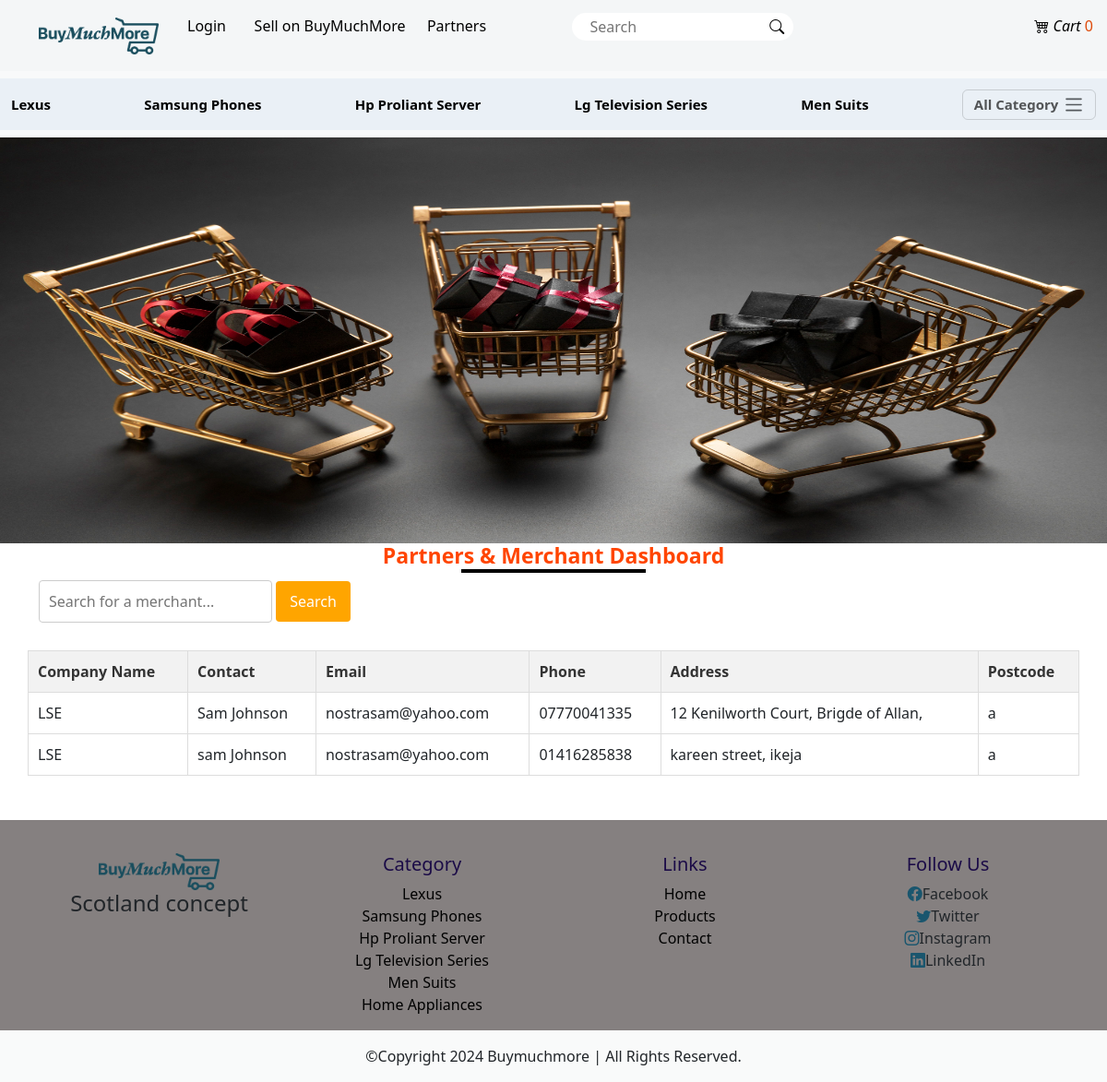
The app's page /merchant/dashboard/, older data.
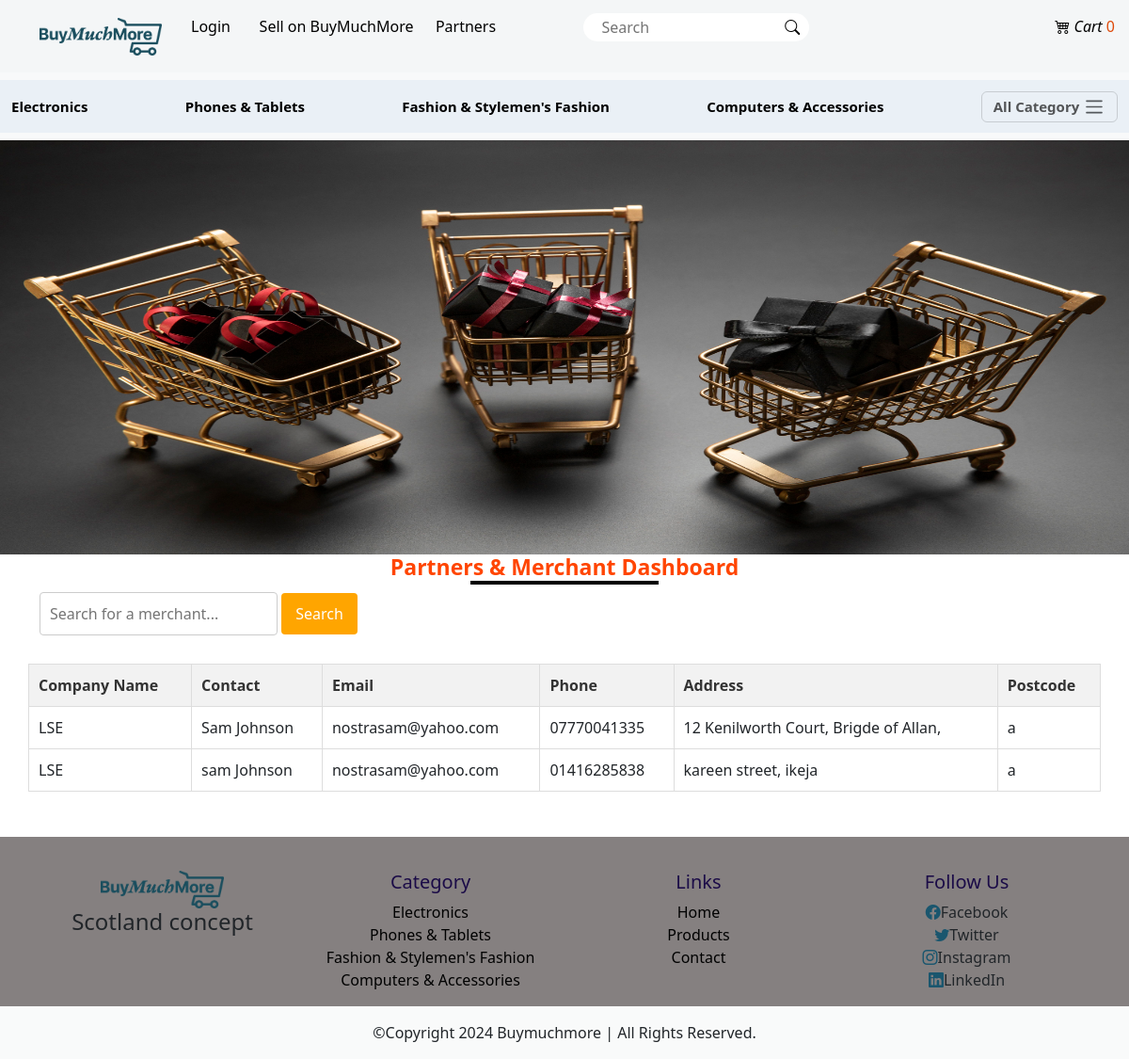
The same page, newer data.
### main/models.py (models this page shows, shortened)
class Category(models.Model):
    brand = models.CharField(max_length=50)
    slug = models.SlugField(unique=True)
    description = models.TextField()
    pix = models.ImageField(upload_to='pix')

class Merchant(models.Model):
    SELLER_ADDRESS = 'seller'
    DELIVERY_SERVICE_ADDRESS = 'delivery'
    ADDRESS_CHOICES = [
        (SELLER_ADDRESS, 'Seller Address'),
        (DELIVERY_SERVICE_ADDRESS, 'Delivery Service Address'),
    ]
    user = models.OneToOneField(User, on_delete=models.CASCADE)
    first_name = models.CharField(max_length=50)
    last_name = models.CharField(max_length=50)
    company_name = models.CharField(max_length=50, blank=True, null=True)
    company_registration = models.CharField(max_length=50, blank=True, null=True)
    email = models.EmailField(max_length=254)
    address = models.CharField(max_length=150)
    address_type = models.CharField(
        max_length=8,
        choices=ADDRESS_CHOICES,
        default=SELLER_ADDRESS,
    )
    phone = models.CharField(max_length=50)
    postcode = models.CharField(max_length=100, blank=True, null=True)
    coverage_zones = models.CharField(max_length=50, blank=True, null=True)
    delivery_services = models.CharField(max_length=150, blank=True, null=True)
    operating_hours = models.IntegerField(blank=True, null=True)
    service_rates = models.IntegerField(blank=True, null=True)
    vehicle_types = models.CharField(max_length=100, blank=True, null=True)
    availability = models.CharField(max_length=50)
    business_sector = models.CharField(max_length=50, choices=[
        ('Logistics', 'Logistics'),
        ('Insurance', 'Insurance'),
        ('Agriculture', 'Agriculture'),
        ('Manufacturing', 'Manufacturing'),
        ('Trading', 'Trading')
    ])
    pix = models.ImageField(upload_to='merchant')
    latitude = models.FloatField(default=0.0)
    longitude = models.FloatField(default=0.0)

### main/views.py (the view)
# urls.py: path('merchant/dashboard/', views.merchant_dashboard, name='merchant_dashboard'),
def merchant_dashboard(request):
    search_query = request.GET.get('search', '')
    merchants = Merchant.objects.filter(company_name__icontains=search_query, email__icontains=search_query, address__icontains=search_query)  # Adjusted the filter field to company_name
    context = {
        'merchants': merchants,
        'search_query': search_query,
    }
    return render(request, 'merchant_dashboard.html', context)

### main/context_processor.py (called while the page is built)
def slick(request):
    info = AppInfo.objects.get(pk=1)
    categ = Category.objects.all()
    categs = FeatureItem.objects.all()
    context = {
        'info':info,
        'categ':categ,
        'categs':categs,
    }
    return context

### main/templates/merchant_dashboard.html
{% extends 'base.html' %}
{% block header %} {% include 'header.html' %} {% endblock header %}
{% block banner %} {% include 'banner.html' %} {% endblock banner %}
{% block content %}
    <div class="container mb4 home2">
        <h3 class="text-center title">Partners & Merchant Dashboard</h5>
        <div class="row">
<form method="GET" action="{% url 'merchant_dashboard' %}">
    <input type="text" name="search" value="{{ search_query }}" placeholder="Search for a merchant..." style="padding: 10px; margin-bottom: 10px; border: 1px solid #ccc; border-radius: 4px;">
    <button type="submit" style="padding: 10px 15px; border: none; background-color: #FFA500; color: white; border-radius: 4px; cursor: pointer;">Search</button>
</form>
<table style="width: 100%; border-collapse: collapse; margin-top: 20px;">
    <thead>
        <tr style="background-color: #f2f2f2; color: #333;">
            <th style="padding: 10px; border: 1px solid #ddd;">Company Name</th>
            <th style="padding: 10px; border: 1px solid #ddd;">Contact</th>
            <th style="padding: 10px; border: 1px solid #ddd;">Email</th>
            <th style="padding: 10px; border: 1px solid #ddd;">Phone</th>
            <th style="padding: 10px; border: 1px solid #ddd;">Address</th>
            <th style="padding: 10px; border: 1px solid #ddd;">Postcode</th>
        </tr>
    </thead>
    <tbody>
        {% for merchant in merchants %}
        <tr>
            <td style="padding: 10px; border: 1px solid #ddd;">{{ merchant.company_name }}</td>
            <td style="padding: 10px; border: 1px solid #ddd;">{{ merchant.first_name }} {{ merchant.last_name }}</td>
            <td style="padding: 10px; border: 1px solid #ddd;">{{ merchant.email }}</td>
            <td style="padding: 10px; border: 1px solid #ddd;">{{ merchant.phone }}</td>
            <td style="padding: 10px; border: 1px solid #ddd;">{{ merchant.address }}</td>
            <td style="padding: 10px; border: 1px solid #ddd;">{{ merchant.postcode }}</td>
        </tr>
        {% empty %}
        <tr>
            <td colspan="4" style="padding: 10px; border: 1px solid #ddd; text-align: center;">No merchants found.</td>
        </tr>
        {% endfor %}
    </tbody>
</table>
</div>
</div>
{% endblock content %}
{% block footer %} {% include 'footer.html' %} {% endblock footer %}

### main/templates/header.html (shortened to what this page needs)
{% load static %}
<nav class="navbar navbar-expand-lg">
    <div class="container">
      <a class="navbar-brand" href="{% url 'home' %}"><img src="{{info.logo.url}}" style="height: 40px;" ></a>
      <div class="collapse navbar-collapse" id="navbarSupportedContent">
        <ul class="navbar-nav me-auto mb-2 mb-lg-0">
          {% if user.is_authenticated %}
          {% if user.merchant %}
          <li class="nav-item">
            <a class="nav-link text-nowrap" href="{% url 'kyc_upload' %}">KYC Verify</a>
          </li>
          {% endif %}
          <li class="nav-item dropdown">
            <a class="nav-link dropdown-toggle" href="#" role="button" data-bs-toggle="dropdown" aria-expanded="false">
              {% if user.customer %}
              <img src="{{user.customer.pix.url}}" style="height: 25px;">
              {% endif %}
              {% if request.user %}
              <span>{{user.username}}!</span>
              {% endif %}
            </a>
            <ul class="dropdown-menu">
              <li><a class="dropdown-item" href="{% url 'profile' %}">Profile</a></li>
              <li><a class="dropdown-item" href="{% url 'signout' %}">Logout</a></li>
            </ul>
          </li>
          {% else %}
          <li class="nav-item">
            <a class="nav-link" href="{% url 'signin' %}"> Login</a>
          </li>
          <li class="nav-item">
            <a class="nav-link text-nowrap" href="{% url 'merchregistration' %}">Sell on BuyMuchMore</a>
          </li>
          <li class="nav-item partn">
            <a class="nav-link text-nowrap" href="{% url 'partnerregistration' %}">Partners</a>
          </li>
          {% endif %}
          <form action="{% url 'search' %}" method="POST">
            <div class="search-container" style="position: relative; width: 100%;">
                <input type="text" placeholder="Search" name="search" style="width: 100%; padding-right: 40px;">
                <button type="submit" class="bi bi-search" style="position: absolute; right: 0; top: 0; height: 100%; border: none; background: none; padding: 0 10px; cursor: pointer;">
                </button>
            </div>
        </form>
            <div>
            <li class="nav-item">
              <a class="nav-link text-nowrap carticon" href="{% url 'cart' %}">
                  <i class="bi bi-cart4 cartcount"> Cart</i>
                  <span class="cart-count">
                      {% if total_quantity %}
                          {{ total_quantity }}
                      {% else %}
                          0
                      {% endif %}
                  </span>
              </a>
            </div>
            </div>
          </div>
        </nav>
        <nav class="navbar bg-body-tertiary categonav">
          <div class="container-fluid bar">
            {% for item in categ|slice:":5" %}
            <a class="navbar-brand" href="{% url 'category' item.id item.slug %}">{{item.brand|title}}</a>
            {% endfor %}
            <button class="navbar-toggler" type="button" data-bs-toggle="offcanvas" data-bs-target="#offcanvasNavbar" aria-controls="offcanvasNavbar" aria-label="Toggle navigation">
              <span class="allcateg">All Category</span> <span class="navbar-toggler-icon actaeg"></span>
            </button>
        </nav>

### main/templates/footer.html (shortened to what this page needs)
<div class="footer mt-5">
    <div class="container">
      <div class="row">
        <div class="col-12 col-sm6 col-md-6 col-lg-3 text-center">
          <div>
            <img src="{{info.logo.url}}" alt="">
            <h4>Scotland concept</h4>
          </div>
        </div>
        <div class="col-12 col-sm-6 col-md-6 col-lg-3 text-center">
          <h2>Category</h2>
          <ul class="list-unstyled">
              {% for item in categ %}
              <li><a class="dropdown-item" href="{% url 'category' item.id item.slug %}">{{item.brand|title}}</a></li>
              {% endfor %}
            </ul>
        </div>
        <div class="col-12 col-sm-6 col-md-6 col-lg-3 text-center">
          <h2>Links</h2>
          <ul class="list-unstyled">
            <li><a href="{% url 'home' %}">Home</a></li>
            <li><a href="{% url 'products' %}">Products</a></li>
            <li><a href="{% url 'contact' %}">Contact</a></li>
          </ul>
        </div>
        <div class="col-12 col-sm-6 col-md-6 col-lg-3 text-center">
          <h2>Follow Us</h2>
          <ul class="list-unstyled">
            <li><i class="bi bi-facebook"></i>Facebook</li>
            <li><i class="bi bi-twitter"></i>Twitter</li>
            <li><i class="bi bi-instagram"></i>Instagram</li>
            <li><i class="bi bi-linkedin"></i>LinkedIn</li>
          </ul>
        </div>
      </div>
    </div>
    <div class="container-fluid">
      <div class="row text-center footer2">
        <div class="col-12">
          <p class="pt-3">&copy;copyright <span>{{info.copyright}}</span> buymuchmore | all rights reserved.</p>
        </div>
      </div>
    </div>

Row changes from the older to the newer data that the page shows:
removed Category: brand "Lexus"
removed Category: brand "Samsung Phones"
removed Category: brand "Hp Proliant Server"
removed Category: brand "Lg Television Series"
removed Category: brand "Men Suits"
removed Category: brand "Home Appliances", shown under "Category"
added Category: brand "Electronics"
added Category: brand "Phones & Tablets"
added Category: brand "Fashion & Stylemen's Fashion"
added Category: brand "Computers & Accessories"
